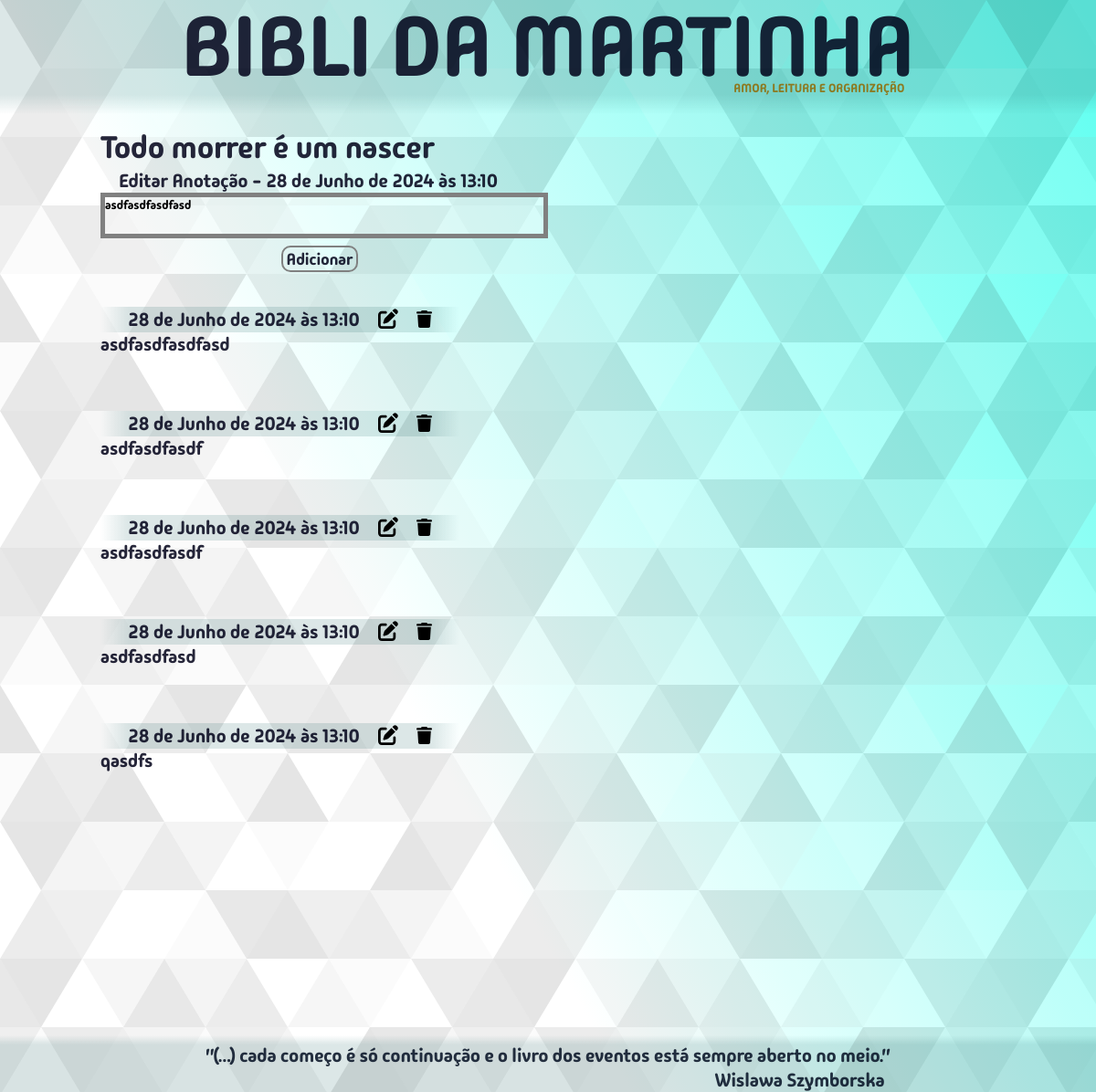
The app's page /anotacao/11/editar/37/ with its own data.
### bibm/models.py (models this page shows, shortened)
class Livro(models.Model):
    titulo = models.CharField(max_length=300, unique=True)
    editora = models.CharField(max_length=300, blank=True, null=True)
    autor = models.ForeignKey(Autor, on_delete=models.SET_DEFAULT, default=1)
    genero = models.ForeignKey(Genero, on_delete=models.SET_DEFAULT, default=1)
    tema = models.CharField(max_length=600, blank=True, null=True)
    lendo = models.BooleanField(default=False)
    lido = models.BooleanField(default=False)
    data_leitura = models.DateField(blank=True, null=True)
    leria_de_novo = models.BooleanField(default=False)
    notas = [(1,"1"),(2,"2"),(3,"3"),(4,"4"),(5,"5"),(6,"6"),(7,"7"),(8,"8"),(9,"9"),(10,"10")]
    classificacao = models.IntegerField(choices=notas, blank=True, null=True)
    endereco = models.ForeignKey(Endereco, on_delete=models.SET_NULL, blank=True, null=True)
    data_compra = models.DateField(null=True)
    regiao = models.ForeignKey(Regiao, on_delete=models.SET_DEFAULT, default=2)
    comentario = models.TextField(blank=True, null=True)
    planejamento = models.PositiveIntegerField(unique=True, blank=True, null=True)
    def __str__(self):
        return str(self.titulo)

class Anotacao(models.Model):
    livro = models.ForeignKey(Livro, on_delete=models.DO_NOTHING)
    data_inclusao = models.DateTimeField(auto_now_add=True)
    anotacao = models.TextField()

### bibm/views/views_all.py (the view, shortened to what this page needs)
# urls.py: path("anotacao/<livro_id>/editar/<anotacao_id>/", views.edit_anotacao, name="edit_anotacao"),
def edit_anotacao(request, livro_id, anotacao_id):
    livro = Livro.objects.get(id=livro_id)
    anotacao = Anotacao.objects.get(id=anotacao_id)
    data_inclusao = anotacao.data_inclusao
    todas_anotacoes_livro = Anotacao.objects.filter(livro=livro_id).order_by("-id")
    if request.method != "POST":
        form_anotacao = AnotacaoForm(instance=anotacao)
    context = {
        "edicao": True,
        "livro_id": livro_id,
        "anotacao_id": anotacao_id,
        "form_anotacao": form_anotacao,
        "titulo": livro.titulo,
        "data_inclusao": data_inclusao,
        "todas_anotacoes_livro": todas_anotacoes_livro,
    }
    return render(request, "bibm/pages/adicionarAnotacao.html", context)

### bibm/forms.py
class AnotacaoForm(forms.ModelForm):
    class Meta:
        model = Anotacao
        fields = [
            "livro",
            "anotacao",
        ]
        widgets = {
            "anotacao": forms.Textarea(
                attrs={
                    "class": "caixa-texto-comentario anotacao-field"
                }
            )
        }

### bibm/templates/bibm/pages/adicionarAnotacao.html (shortened to what this page needs)
{% extends "bibm/estru.html" %}
{% load static %}
{% block content %}
	<div class="bloco-anotacoes">
		<div class="form-anotacao-div">
			{% if edicao %}
			<form action="{% url 'bibm:edit_anotacao' livro_id anotacao_id %}" method="POST" class="form-anotacao">
			{% else %}
			<form action="{% url 'bibm:add_anotacao' livro_id %}" method="POST" class="form-anotacao">
			{% endif %}
				<p class="titulo-form">{{titulo}}</p>
				<label class="data-inclusao-anotacao">
					{% if edicao %}
						Editar Anotação
					{% else %}
						Nova Anotação
					{% endif %}
					- {{ data_inclusao }}
				</label>
				<div class="caixa-texto-anotacao">
					{{ form_anotacao.anotacao }}
					<button type="submit" name="btn_add_anotacao" class="btn-medio btn-azul btn-anotacao">Adicionar</button>
				</div>
			</form>
		</div>
		<div class="bloco-anotacoes">
			{% for anotacao in todas_anotacoes_livro %}
				<div class="data-inicial-anotacao">
					<div class="decoracao-antes"></div>
					<span class="titulo-anotacao-salva">
						{{ anotacao.data_inclusao }}
						<a class="btn-editar" method="GET" href="{% url 'bibm:edit_anotacao' livro_id anotacao.id %}">
							<img
								src="{% static 'bibm/img/pen-to-square-solid.svg' %}"
								alt="Editar esta anotação"
								title="Editar esta anotação"
							>
						</a>
						<a method="GET" href="{% url 'bibm:delete_anotacao' livro_id anotacao.id %}"
							onclick="return confirm('Você deseja excluir esta anotação?')">
							<img
								src="{% static 'bibm/img/trash-solid.svg' %}"
								alt="Excluir esta anotação"
								title="Excluir esta anotação"
								class="btn-excluir"
							>
						</a>
					</span>
					<div class="decoracao-depois"></div>
				</div>
				<span class="conteudo-anotacao-salva">{{ anotacao.anotacao }}</span>
			{% endfor %}
		</div>
	</div>
{% endblock content %}

### bibm/static/bibm/css/estilos.css (style rules this page uses)
:root { --vermelho: 21; --verde: 95; --azul: 95; --cor-do-titulo: rgba(var(--vermelho), var(--verde), var(--azul), 0.15); --cod-do-titulo-bottom: rgba(var(--vermelho), var(--verde), var(--azul), 0); --azul-livro-atual: #4a9e9771; --verde-livro-atual: #07691c71; --vermelho-livro-atual: #b1432771; --cor-da-borda: gray; --recuo-padrao: calc(80vw + 2rem); --color-primary: #269fe6; --color-white: #fff; --color-escrita-padrao: rgba(0, 0, 24, 0.85); }
* { margin: 0; padding: 0; }
html { font-size: 62.5%; }
body { font-size: calc(1.2rem + 0.7vw); overflow: hidden auto; }
input[type="text"], textarea, input[type="date"] { position: relative; outline: none; background: none; border: none; width: calc(100% - 4.5rem); height: inherit; font-family: inherit; border-radius: none; }
button { position: inherit; border: none; font-family: inherit; background: none; color: inherit; }
a { text-decoration: none; color: inherit; }
.decoracao-antes { background: linear-gradient(to right, var(--cod-do-titulo-bottom), var(--cor-do-titulo)); width: 3rem; }
.decoracao-depois { background: linear-gradient(to left, var(--cod-do-titulo-bottom), var(--cor-do-titulo)); width: 3rem; }
.conteudo-anotacao-salva { margin-bottom: 6rem; white-space: pre-wrap; font-size: 2rem; }
.btn-editar { position: relative; margin-left: 2rem; width: 2.2rem; top: .2rem; cursor: pointer; }
.btn-excluir { position: relative; width: 1.7rem; margin-left: 2rem; top: .2rem; cursor: pointer; }

### bibm/static/bibm/css/addUmLivro.css (style rules this page uses)
.caixa-texto-comentario { resize: none; width: 100%; height: 100%; }

### bibm/static/bibm/css/anotacoes.css (style rules this page uses)
.form-anotacao-div { position: relative; }
.form-anotacao { position: relative; height: fit-content; }
.titulo-form { font-size: calc(1rem + 2vw); position: relative; }
.caixa-texto-anotacao { display: flex; flex-flow: column; width: 40vw; align-content: left; transition: all 300ms ease-in-out; padding-bottom: 3rem; }
.anotacao-field { width: 100%; height: 4rem; background: rgba(255, 255, 255, .3); border: solid 5px var(--cor-da-borda); transition: all 300ms ease-in-out; }
.bloco-anotacoes { margin: 0 auto; text-align: left; position: relative; display: flex; flex-flow: column; width: var(--recuo-padrao); padding-bottom: 7rem; }
.data-inclusao-anotacao { position: relative; display: flex; margin-left: 2rem; flex-flow: column nowrap; flex-grow: 1; flex-shrink: 1; }
.data-inicial-anotacao { position: relative; display: flex; width: fit-content; }
.titulo-anotacao-salva { position: relative; display: flex; background: var(--cor-do-titulo); width: fit-content; align-items: center; }

### bibm/static/bibm/css/botoes.css (style rules this page uses)
.btn-medio { position: relative; place-self: center; border: .2rem solid var(--cor-da-borda); width: fit-content; height: fit-content; border-radius: 1rem; font-family: inherit; font-size: calc(.8rem + .8vw); transition: all 300ms ease-in-out; padding: .09rem .4rem; margin: 0.8rem; }

### records on screen
Livro: titulo "Todo morrer é um nascer"
Anotacao: data_inclusao "28 de Junho de 2024 às 13:10", anotacao "asdfasdfasdfasd"
Anotacao: data_inclusao "28 de Junho de 2024 às 13:10", anotacao "asdfasdfasdf"
Anotacao: data_inclusao "28 de Junho de 2024 às 13:10", anotacao "asdfasdfasdf"
Anotacao: data_inclusao "28 de Junho de 2024 às 13:10", anotacao "asdfasdfasd"
Anotacao: data_inclusao "28 de Junho de 2024 às 13:10", anotacao "qasdfs"
